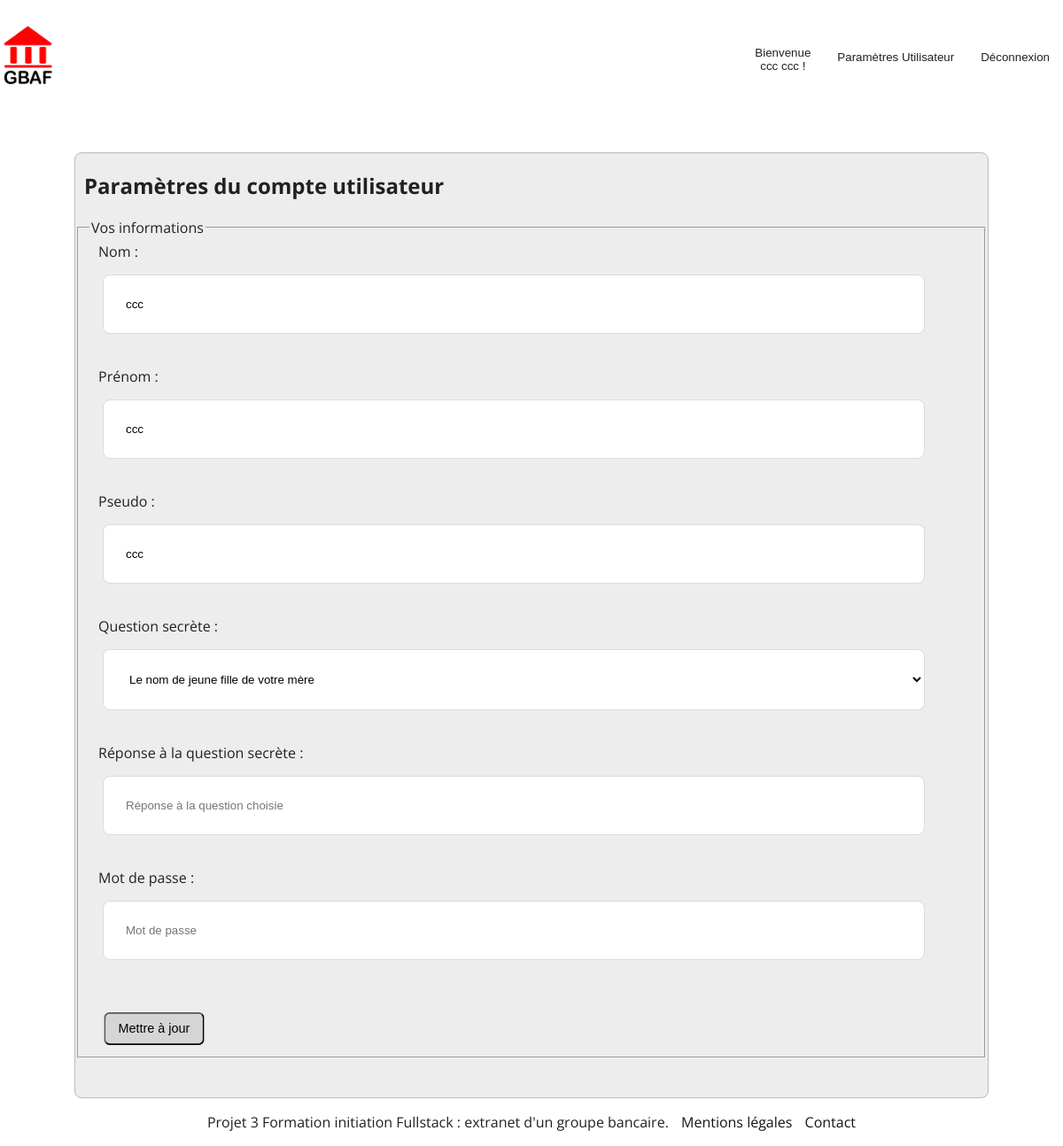
/page_des_parametres_utilisateur.php (signed in), run on the app's committed database.
### tables this page shows
CREATE TABLE `compte` (
  `id_user` int(11) NOT NULL,
  `nom` varchar(55) NOT NULL,
  `prenom` varchar(55) NOT NULL,
  `username` varchar(255) NOT NULL,
  `password` varchar(255) NOT NULL,
  `question` varchar(255) NOT NULL,
  `reponse` varchar(255) NOT NULL
);

### page_des_parametres_utilisateur.php (the view, shortened to what this page needs)
<?php
require_once("Commun/header.php");
if(isset($_SESSION['id_user'])) {
   $stmt = $bdd->prepare("SELECT * FROM compte WHERE id_user= :id_user");
   $stmt->bindValue(':id_user', $_SESSION['id_user']);
   $stmt->execute();
   $user = $stmt->fetch();
?>
<div class="param_ut">
   <div id="connect">
      <h2>Paramètres du compte utilisateur</h2>
      <form class="formulaire" method="post" action="page_des_parametres_utilisateur.php">
         <fieldset>
            <legend>Vos informations</legend>
            <label for="nom">Nom :</label>
            <input class="input" type="text" name="n_nom" placeholder="Nom" value="<?php echo $user['nom']; ?>" id="nom" />
            <br />
            <br />
            <label for="prenom">Prénom :</label>
            <input class="input" type="text" name="n_prenom" placeholder="Prénom" value="<?php echo $user['prenom']; ?>" id="prenom" />
            <br />
            <br />
            <label for="pseudo">Pseudo :</label>
            <input class="input" type="text" name="n_pseudo" placeholder="Pseudo" value="<?php echo $user['username']; ?>" id="pseudo" />
            <br />
            <br />
            <label for="question">Question secrète :</label>
            <select class="input" name="n_question" id="question">
            <option value="choix1">Le nom de jeune fille de votre mère</option>
            </select>
            <br/>
            <br/>
            <label for="reponse">Réponse à la question secrète :</label>
            <input class="input" type="text" name="n_reponse" placeholder="Réponse à la question choisie" id="reponse" />
            <br />
            <br />
            <label for="password">Mot de passe :</label>
            <input class="input" type="password" name="n_password" placeholder="Mot de passe" id="password"/>
            <br />
            <br />
            <input class="btn_connexion" type="submit" value="Mettre à jour" />
         </fieldset>
      </form><br/><br/>
   </div>
</div>
<?php
}
else
{
   header("Location: connexion.php");
}
?>
<?php
include('Commun/footer.php');
?>

### CSS/main2.css (style rules this page uses)
* { box-sizing: border-box; }
body { margin: auto; font-family: 'Open Sans',sans-serif; color: #212121; }
#connect { margin:0 7%; border-radius: 8px; border: solid 1px #bababa; background: #ededed; }
#connect label, h2, h3, a { margin-left: 10px; }
.connect label, h2, h3, a { margin-left: 10px; }
.input { width: 93%; margin: 15px; border-radius: 8px; border: solid 1px #dbdbdb; background: #fff; padding: 25px; }
.aff_don, .inscription, .param_ut { margin-top: 80px; }
.btn_connexion { cursor: pointer; background-color: #d5d5d5; padding: 0.6rem 1rem; border-radius: 7px; transform: scale(0.9); max-width: 80%; transition: transform 400ms; margin-top: 20px; margin-left: 10px; font-size: 16px; outline: none; }

### data on the page
compte: n_nom "ccc", n_prenom "ccc", n_pseudo "ccc"

### other printed values
$_SESSION['nom'] "ccc"
$_SESSION['prenom'] "ccc"
